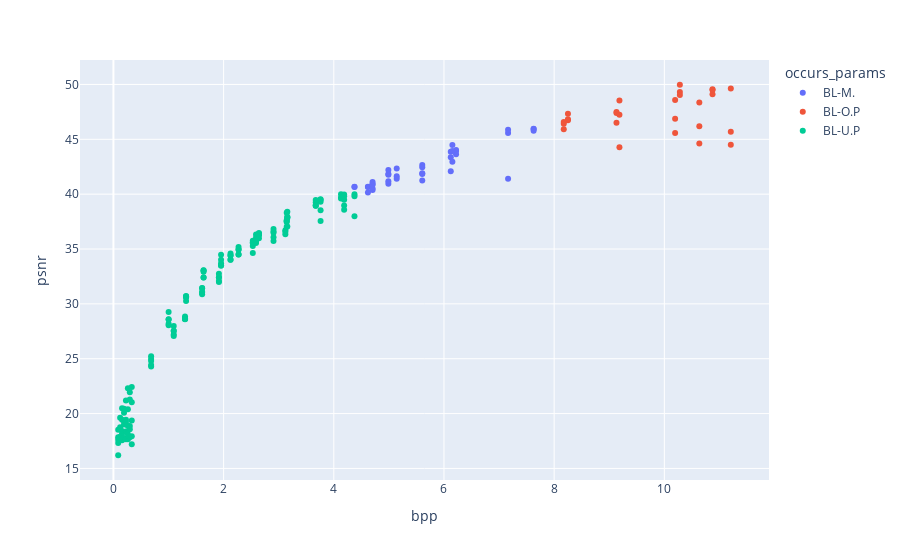

The code cell stored with this chart in its notebook:
### Code cell
fig = px.scatter(baseline_df, x="bpp", y="psnr",
    color="occurs_params",
    hover_data=list(baseline_df.columns)
)
fig.show();

### Figure 1 — Plotly figure (JSON) as saved in the notebook; plotly's stock layout.template omitted (floating-point values rounded to 4 significant figures; data arrays with more than 128 entries replaced by an {"elided": "..."} marker saying what was removed)
{"data": [{"customdata": {"elided": "38x15 mixed values"}, "hovertemplate": "occurs_params=%{customdata[14]}<br>bpp=%{x}<br>psnr=%{y}<br>date=%{customdata[0]}<br>init-from=%{customdata[1]}<br>size(byte)=%{customdata[2]}<br>footprint(%)=%{customdata[3]}<br>CR=%{customdata[4]}<br>mse=%{customdata[5]}<br>ssim=%{customdata[6]}<br>cmprss-class=%{customdata[7]}<br>cmprss-class-2=%{customdata[8]}<br>cmprss-class-3=%{customdata[9]}<br>prune_rate_intervals=%{customdata[10]}<br>n_hf=%{customdata[11]}<br>n_hl=%{customdata[12]}<br>deepness=%{customdata[13]}<extra></extra>", "legendgroup": "BL-M.", "marker": {"color": "#636efa", "symbol": "circle"}, "mode": "markers", "name": "BL-M.", "orientation": "v", "showlegend": true, "type": "scatter", "x": [4.62, 4.62, 4.62, 6.124, 6.124, 6.124, 7.627, 7.627, 7.627, 6.219, 6.219, 6.219, 5.142, 5.142, 5.142, 6.153, 6.153, 6.153, 7.164, 7.164, 7.164, 4.375, 4.375, 4.991, 4.991, 4.991, 4.991, 4.991, 5.606, 5.606, 5.606, 5.606, 5.606, 4.704, 4.704, 4.704, 4.704, 4.704], "xaxis": "x", "y": [40.67, 40.66, 40.16, 43.86, 42.09, 43.37, 45.95, 45.95, 45.77, 43.94, 44.02, 43.65, 41.4, 41.63, 42.34, 43.94, 42.96, 44.48, 41.39, 45.58, 45.87, 40.65, 40.68, 41.83, 41.77, 42.21, 40.94, 41.17, 42.67, 41.92, 41.25, 41.83, 42.45, 40.39, 40.92, 40.52, 40.85, 41.11], "yaxis": "y"}, {"customdata": {"elided": "27x15 mixed values"}, "hovertemplate": "occurs_params=%{customdata[14]}<br>bpp=%{x}<br>psnr=%{y}<br>date=%{customdata[0]}<br>init-from=%{customdata[1]}<br>size(byte)=%{customdata[2]}<br>footprint(%)=%{customdata[3]}<br>CR=%{customdata[4]}<br>mse=%{customdata[5]}<br>ssim=%{customdata[6]}<br>cmprss-class=%{customdata[7]}<br>cmprss-class-2=%{customdata[8]}<br>cmprss-class-3=%{customdata[9]}<br>prune_rate_intervals=%{customdata[10]}<br>n_hf=%{customdata[11]}<br>n_hl=%{customdata[12]}<br>deepness=%{customdata[13]}<extra></extra>", "legendgroup": "BL-O.P", "marker": {"color": "#EF553B", "symbol": "circle"}, "mode": "markers", "name": "BL-O.P", "orientation": "v", "showlegend": true, "type": "scatter", "x": [9.131, 9.131, 9.131, 10.64, 10.64, 10.64, 10.87, 10.87, 10.87, 8.25, 8.25, 8.25, 10.28, 10.28, 10.28, 10.2, 10.2, 10.2, 11.21, 11.21, 11.21, 8.174, 8.174, 8.174, 9.185, 9.185, 9.185], "xaxis": "x", "y": [47.4, 47.48, 46.5, 44.61, 46.2, 48.35, 49.56, 49.1, 49.49, 46.73, 47.33, 46.83, 49.97, 49.31, 49.04, 48.59, 45.58, 46.88, 44.5, 49.64, 45.69, 46.43, 45.93, 46.59, 47.25, 44.28, 48.53], "yaxis": "y"}, {"customdata": {"elided": "149x15 mixed values"}, "hovertemplate": "occurs_params=%{customdata[14]}<br>bpp=%{x}<br>psnr=%{y}<br>date=%{customdata[0]}<br>init-from=%{customdata[1]}<br>size(byte)=%{customdata[2]}<br>footprint(%)=%{customdata[3]}<br>CR=%{customdata[4]}<br>mse=%{customdata[5]}<br>ssim=%{customdata[6]}<br>cmprss-class=%{customdata[7]}<br>cmprss-class-2=%{customdata[8]}<br>cmprss-class-3=%{customdata[9]}<br>prune_rate_intervals=%{customdata[10]}<br>n_hf=%{customdata[11]}<br>n_hl=%{customdata[12]}<br>deepness=%{customdata[13]}<extra></extra>", "legendgroup": "BL-U.P", "marker": {"color": "#00cc96", "symbol": "circle"}, "mode": "markers", "name": "BL-U.P", "orientation": "v", "showlegend": true, "type": "scatter", "x": {"elided": "149 float values"}, "xaxis": "x", "y": {"elided": "149 float values"}, "yaxis": "y"}], "layout": {"legend": {"title": {"text": "occurs_params"}, "tracegroupgap": 0}, "margin": {"t": 60}, "xaxis": {"anchor": "y", "domain": [0, 1], "title": {"text": "bpp"}}, "yaxis": {"anchor": "x", "domain": [0, 1], "title": {"text": "psnr"}}}}
